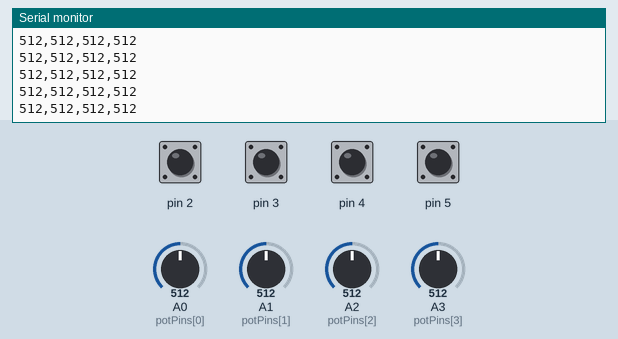
The sketch below on a simulated Arduino Uno, built with avr-gcc and run on an emulated ATmega328P. Shown: the last lines printed to the serial monitor. The inputs (shaded band) are chosen by the test bench; at power-on: pin 2–5 HIGH, A0 (potPins[0]) = 512, A1 (potPins[1]) = 512, A2 (potPins[2]) = 512, A3 (potPins[3]) = 512.

Above: at 1.2 s.
1.3 s: pin 2 pulled LOW for 0.15 s
2.9 s: pin 3 pulled LOW for 0.15 s
4.6 s: pin 4 pulled LOW for 0.15 s
At 4.65 s:
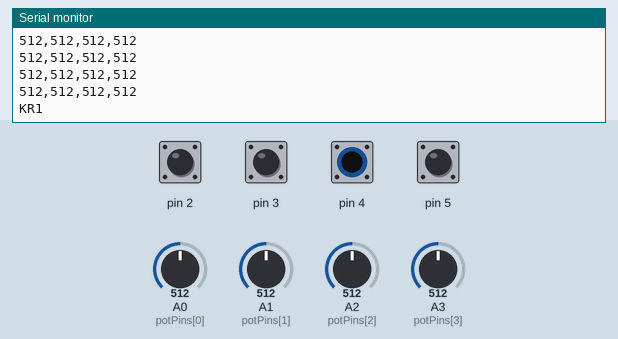
6.3 s: pin 5 pulled LOW for 0.15 s
7.9 s: A0 (potPins[0]) set to 716
At 7.99 s:
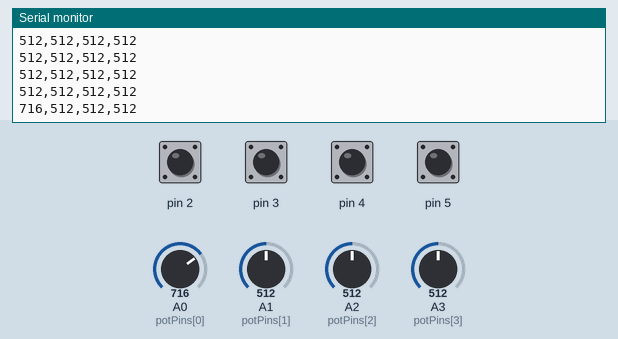
9.4 s: A1 (potPins[1]) set to 716
At 9.4 s:
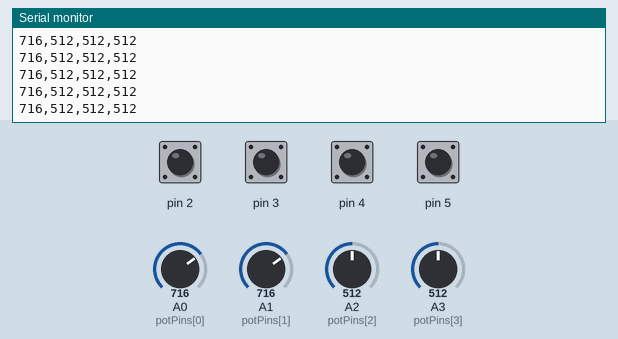

The sketch:

Hover.ino
```cpp
#include <SerialCommand.h>
#include <Button.h>
#include <avdweb_Switch.h>

//SERIAL COMMUNICATION
SerialCommand serialCom;

Switch pushButtonLeft = Switch(5);
Switch keySwitchLeft = Switch(3);
Switch keySwitchRight =  Switch(4);
Switch pushButtonRight = Switch(2);

long potReadInterval = 100;
long previousMillis = 0;
int potPins[] = {A0, A1, A2, A3};
int potVal[] = {0, 0, 0, 0};

void setup() {
  Serial.begin(57600);

  while (!Serial);
  serialCom.addCommand("state", getSwitchesState);
}

void loop() {

  pollSwitches();

  unsigned long currentMillis = millis();
  if (currentMillis - previousMillis > potReadInterval) {
    previousMillis = currentMillis;
    updatePotentiometers();
  }

  serialCom.readSerial();
}

void getSwitchesState(){
    keySwitchLeft.poll();
    Serial.print("K");
    Serial.print("L");
    Serial.println(keySwitchLeft.on());

    pushButtonRight.poll();
    Serial.print("P");
    Serial.print("R");
    Serial.println(pushButtonRight.on());

    keySwitchRight.poll();
    Serial.print("K");
    Serial.print("R");
    Serial.println(keySwitchRight.on());

    pushButtonLeft.poll();
    Serial.print("P");
    Serial.print("L");
    Serial.println(pushButtonLeft.on());
}

void pollSwitches() {
  if (keySwitchLeft.poll()) {
    Serial.print("K");
    Serial.print("L");
    Serial.println(keySwitchLeft.on());
  }
  if (pushButtonRight.poll()) {
    Serial.print("P");
    Serial.print("R");
    Serial.println(pushButtonRight.on());
  }
  if (keySwitchRight.poll()) {
    Serial.print("K");
    Serial.print("R");
    Serial.println(keySwitchRight.on());
  }
  if (pushButtonLeft.poll()) {
    Serial.print("P");
    Serial.print("L");
    Serial.println(pushButtonLeft.on());
  }
}

void updatePotentiometers() {
  for (int i = 0; i < 4; i++) {
    potVal[i] = analogRead(potPins[i]);
  }

  Serial.print(potVal[0]);
  Serial.print(",");
  Serial.print(potVal[1]);
  Serial.print(",");
  Serial.print(potVal[2]);
  Serial.print(",");
  Serial.println(potVal[3]);
}
```

Measured:
- after the input at 4.6 s, the serial monitor: prints a new line after 0.05 s (image 1)
- after the input at 7.9 s, the serial monitor: prints a new line after 0.08 s (image 2)
